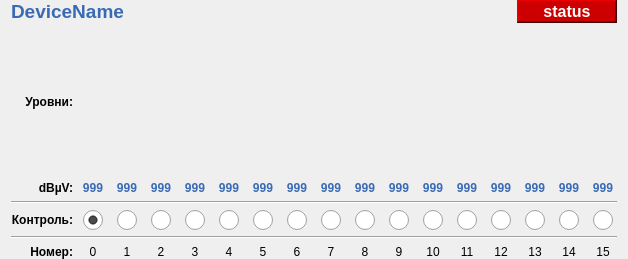
<?xml version="1.0" encoding="UTF-8"?>
<ui version="4.0">
 <class>MiniView</class>
 <widget class="QWidget" name="MiniView">
  <property name="geometry">
   <rect>
    <x>0</x>
    <y>0</y>
    <width>623</width>
    <height>259</height>
   </rect>
  </property>
  <property name="windowTitle">
   <string>Form</string>
  </property>
  <property name="styleSheet">
   <string notr="true">#deviceNameLbl {
	color: #3A6AB4;
	font-weight: 800;
	font-size: 14pt;
}

#deviceStatus {
	color: white;
	font-weight: 800;
	font-size: 12pt;
	background-color: #CC0000;
}

#dbmv_0,
#dbmv_1,
#dbmv_2, 
#dbmv_3,
#dbmv_4,
#dbmv_5,
#dbmv_6,
#dbmv_7,
#dbmv_8,
#dbmv_9,
#dbmv_10,
#dbmv_11,
#dbmv_12,
#dbmv_13,
#dbmv_14,
#dbmv_15 {
    color: #3A6AB4;
    font-weight: 900;
}

#levelsHeader, #dbmvHeader, #controlsHeader, #numbersHeader {
	font-weight: 900;
}
QRadioButton {
	spacing: 0;
}

QRadioButton::indicator
{
    width: 20px;
    height: 20px;
}

QRadioButton::indicator:disabled
{
    image: url(:/img/radio/disabled.png);
}

QRadioButton::indicator:unchecked:enabled
{
    image: url(:img/radio/unchecked.png);
}

QRadioButton::indicator:checked:enabled
{
    image: url(:/img/radio/checked.png);
}
</string>
  </property>
  <layout class="QVBoxLayout" name="verticalLayout_3">
   <property name="topMargin">
    <number>0</number>
   </property>
   <property name="bottomMargin">
    <number>0</number>
   </property>
   <item>
    <layout class="QHBoxLayout" name="horizontalLayout_3">
     <item>
      <widget class="QLabel" name="deviceNameLbl">
       <property name="styleSheet">
        <string notr="true"/>
       </property>
       <property name="text">
        <string notr="true">DeviceName</string>
       </property>
      </widget>
     </item>
     <item>
      <widget class="QLabel" name="deviceStatus">
       <property name="sizePolicy">
        <sizepolicy hsizetype="Fixed" vsizetype="Preferred">
         <horstretch>0</horstretch>
         <verstretch>0</verstretch>
        </sizepolicy>
       </property>
       <property name="minimumSize">
        <size>
         <width>100</width>
         <height>0</height>
        </size>
       </property>
       <property name="frameShape">
        <enum>QFrame::WinPanel</enum>
       </property>
       <property name="frameShadow">
        <enum>QFrame::Raised</enum>
       </property>
       <property name="lineWidth">
        <number>5</number>
       </property>
       <property name="text">
        <string notr="true">status</string>
       </property>
       <property name="alignment">
        <set>Qt::AlignCenter</set>
       </property>
       <property name="margin">
        <number>5</number>
       </property>
      </widget>
     </item>
    </layout>
   </item>
   <item>
    <layout class="QGridLayout" name="gridLayout_3">
     <property name="spacing">
      <number>6</number>
     </property>
     <item row="3" column="10" alignment="Qt::AlignHCenter">
      <widget class="QRadioButton" name="control_9">
       <property name="sizePolicy">
        <sizepolicy hsizetype="Minimum" vsizetype="Minimum">
         <horstretch>0</horstretch>
         <verstretch>0</verstretch>
        </sizepolicy>
       </property>
       <property name="minimumSize">
        <size>
         <width>0</width>
         <height>0</height>
        </size>
       </property>
       <property name="cursor">
        <cursorShape>PointingHandCursor</cursorShape>
       </property>
       <property name="text">
        <string/>
       </property>
      </widget>
     </item>
     <item row="3" column="9" alignment="Qt::AlignHCenter">
      <widget class="QRadioButton" name="control_8">
       <property name="sizePolicy">
        <sizepolicy hsizetype="Minimum" vsizetype="Minimum">
         <horstretch>0</horstretch>
         <verstretch>0</verstretch>
        </sizepolicy>
       </property>
       <property name="minimumSize">
        <size>
         <width>0</width>
         <height>0</height>
        </size>
       </property>
       <property name="cursor">
        <cursorShape>PointingHandCursor</cursorShape>
       </property>
       <property name="text">
        <string/>
       </property>
      </widget>
     </item>
     <item row="5" column="11">
      <widget class="QLabel" name="label_45">
       <property name="text">
        <string notr="true">10</string>
       </property>
       <property name="textFormat">
        <enum>Qt::PlainText</enum>
       </property>
       <property name="alignment">
        <set>Qt::AlignCenter</set>
       </property>
      </widget>
     </item>
     <item row="3" column="7" alignment="Qt::AlignHCenter">
      <widget class="QRadioButton" name="control_6">
       <property name="sizePolicy">
        <sizepolicy hsizetype="Minimum" vsizetype="Minimum">
         <horstretch>0</horstretch>
         <verstretch>0</verstretch>
        </sizepolicy>
       </property>
       <property name="minimumSize">
        <size>
         <width>0</width>
         <height>0</height>
        </size>
       </property>
       <property name="cursor">
        <cursorShape>PointingHandCursor</cursorShape>
       </property>
       <property name="text">
        <string/>
       </property>
      </widget>
     </item>
     <item row="2" column="0" colspan="17">
      <widget class="Line" name="line_5">
       <property name="orientation">
        <enum>Qt::Horizontal</enum>
       </property>
      </widget>
     </item>
     <item row="3" column="1" alignment="Qt::AlignHCenter">
      <widget class="QRadioButton" name="control_0">
       <property name="sizePolicy">
        <sizepolicy hsizetype="Minimum" vsizetype="Minimum">
         <horstretch>0</horstretch>
         <verstretch>0</verstretch>
        </sizepolicy>
       </property>
       <property name="minimumSize">
        <size>
         <width>0</width>
         <height>0</height>
        </size>
       </property>
       <property name="cursor">
        <cursorShape>PointingHandCursor</cursorShape>
       </property>
       <property name="text">
        <string/>
       </property>
       <property name="checked">
        <bool>true</bool>
       </property>
      </widget>
     </item>
     <item row="3" column="8" alignment="Qt::AlignHCenter">
      <widget class="QRadioButton" name="control_7">
       <property name="sizePolicy">
        <sizepolicy hsizetype="Minimum" vsizetype="Minimum">
         <horstretch>0</horstretch>
         <verstretch>0</verstretch>
        </sizepolicy>
       </property>
       <property name="minimumSize">
        <size>
         <width>0</width>
         <height>0</height>
        </size>
       </property>
       <property name="cursor">
        <cursorShape>PointingHandCursor</cursorShape>
       </property>
       <property name="text">
        <string/>
       </property>
      </widget>
     </item>
     <item row="3" column="2" alignment="Qt::AlignHCenter">
      <widget class="QRadioButton" name="control_1">
       <property name="sizePolicy">
        <sizepolicy hsizetype="Minimum" vsizetype="Minimum">
         <horstretch>0</horstretch>
         <verstretch>0</verstretch>
        </sizepolicy>
       </property>
       <property name="minimumSize">
        <size>
         <width>0</width>
         <height>0</height>
        </size>
       </property>
       <property name="cursor">
        <cursorShape>PointingHandCursor</cursorShape>
       </property>
       <property name="text">
        <string/>
       </property>
      </widget>
     </item>
     <item row="5" column="1">
      <widget class="QLabel" name="label_46">
       <property name="text">
        <string notr="true">0</string>
       </property>
       <property name="textFormat">
        <enum>Qt::PlainText</enum>
       </property>
       <property name="alignment">
        <set>Qt::AlignCenter</set>
       </property>
      </widget>
     </item>
     <item row="4" column="0" colspan="17">
      <widget class="Line" name="line_6">
       <property name="orientation">
        <enum>Qt::Horizontal</enum>
       </property>
      </widget>
     </item>
     <item row="3" column="12" alignment="Qt::AlignHCenter">
      <widget class="QRadioButton" name="control_11">
       <property name="sizePolicy">
        <sizepolicy hsizetype="Minimum" vsizetype="Minimum">
         <horstretch>0</horstretch>
         <verstretch>0</verstretch>
        </sizepolicy>
       </property>
       <property name="minimumSize">
        <size>
         <width>0</width>
         <height>0</height>
        </size>
       </property>
       <property name="cursor">
        <cursorShape>PointingHandCursor</cursorShape>
       </property>
       <property name="text">
        <string/>
       </property>
      </widget>
     </item>
     <item row="3" column="15" alignment="Qt::AlignHCenter">
      <widget class="QRadioButton" name="control_14">
       <property name="sizePolicy">
        <sizepolicy hsizetype="Minimum" vsizetype="Minimum">
         <horstretch>0</horstretch>
         <verstretch>0</verstretch>
        </sizepolicy>
       </property>
       <property name="minimumSize">
        <size>
         <width>0</width>
         <height>0</height>
        </size>
       </property>
       <property name="cursor">
        <cursorShape>PointingHandCursor</cursorShape>
       </property>
       <property name="text">
        <string/>
       </property>
      </widget>
     </item>
     <item row="3" column="16" alignment="Qt::AlignHCenter">
      <widget class="QRadioButton" name="control_15">
       <property name="sizePolicy">
        <sizepolicy hsizetype="Minimum" vsizetype="Minimum">
         <horstretch>0</horstretch>
         <verstretch>0</verstretch>
        </sizepolicy>
       </property>
       <property name="minimumSize">
        <size>
         <width>0</width>
         <height>0</height>
        </size>
       </property>
       <property name="cursor">
        <cursorShape>PointingHandCursor</cursorShape>
       </property>
       <property name="text">
        <string/>
       </property>
      </widget>
     </item>
     <item row="3" column="14" alignment="Qt::AlignHCenter">
      <widget class="QRadioButton" name="control_13">
       <property name="sizePolicy">
        <sizepolicy hsizetype="Minimum" vsizetype="Minimum">
         <horstretch>0</horstretch>
         <verstretch>0</verstretch>
        </sizepolicy>
       </property>
       <property name="minimumSize">
        <size>
         <width>0</width>
         <height>0</height>
        </size>
       </property>
       <property name="cursor">
        <cursorShape>PointingHandCursor</cursorShape>
       </property>
       <property name="text">
        <string/>
       </property>
      </widget>
     </item>
     <item row="0" column="10">
      <widget class="Scale" name="scale_9" native="true">
       <property name="sizePolicy">
        <sizepolicy hsizetype="Expanding" vsizetype="Expanding">
         <horstretch>0</horstretch>
         <verstretch>0</verstretch>
        </sizepolicy>
       </property>
      </widget>
     </item>
     <item row="0" column="14">
      <widget class="Scale" name="scale_13" native="true">
       <property name="sizePolicy">
        <sizepolicy hsizetype="Expanding" vsizetype="Expanding">
         <horstretch>0</horstretch>
         <verstretch>0</verstretch>
        </sizepolicy>
       </property>
      </widget>
     </item>
     <item row="0" column="12">
      <widget class="Scale" name="scale_11" native="true">
       <property name="sizePolicy">
        <sizepolicy hsizetype="Expanding" vsizetype="Expanding">
         <horstretch>0</horstretch>
         <verstretch>0</verstretch>
        </sizepolicy>
       </property>
      </widget>
     </item>
     <item row="0" column="11">
      <widget class="Scale" name="scale_10" native="true">
       <property name="sizePolicy">
        <sizepolicy hsizetype="Expanding" vsizetype="Expanding">
         <horstretch>0</horstretch>
         <verstretch>0</verstretch>
        </sizepolicy>
       </property>
      </widget>
     </item>
     <item row="3" column="13" alignment="Qt::AlignHCenter">
      <widget class="QRadioButton" name="control_12">
       <property name="sizePolicy">
        <sizepolicy hsizetype="Minimum" vsizetype="Minimum">
         <horstretch>0</horstretch>
         <verstretch>0</verstretch>
        </sizepolicy>
       </property>
       <property name="minimumSize">
        <size>
         <width>0</width>
         <height>0</height>
        </size>
       </property>
       <property name="cursor">
        <cursorShape>PointingHandCursor</cursorShape>
       </property>
       <property name="text">
        <string/>
       </property>
      </widget>
     </item>
     <item row="0" column="9">
      <widget class="Scale" name="scale_8" native="true">
       <property name="sizePolicy">
        <sizepolicy hsizetype="Expanding" vsizetype="Expanding">
         <horstretch>0</horstretch>
         <verstretch>0</verstretch>
        </sizepolicy>
       </property>
      </widget>
     </item>
     <item row="0" column="15">
      <widget class="Scale" name="scale_14" native="true">
       <property name="sizePolicy">
        <sizepolicy hsizetype="Expanding" vsizetype="Expanding">
         <horstretch>0</horstretch>
         <verstretch>0</verstretch>
        </sizepolicy>
       </property>
      </widget>
     </item>
     <item row="0" column="3">
      <widget class="Scale" name="scale_2" native="true">
       <property name="sizePolicy">
        <sizepolicy hsizetype="Expanding" vsizetype="Expanding">
         <horstretch>0</horstretch>
         <verstretch>0</verstretch>
        </sizepolicy>
       </property>
      </widget>
     </item>
     <item row="0" column="13">
      <widget class="Scale" name="scale_12" native="true">
       <property name="sizePolicy">
        <sizepolicy hsizetype="Expanding" vsizetype="Expanding">
         <horstretch>0</horstretch>
         <verstretch>0</verstretch>
        </sizepolicy>
       </property>
      </widget>
     </item>
     <item row="0" column="8">
      <widget class="Scale" name="scale_7" native="true">
       <property name="sizePolicy">
        <sizepolicy hsizetype="Expanding" vsizetype="Expanding">
         <horstretch>0</horstretch>
         <verstretch>0</verstretch>
        </sizepolicy>
       </property>
      </widget>
     </item>
     <item row="0" column="5">
      <widget class="Scale" name="scale_4" native="true">
       <property name="sizePolicy">
        <sizepolicy hsizetype="Expanding" vsizetype="Expanding">
         <horstretch>0</horstretch>
         <verstretch>0</verstretch>
        </sizepolicy>
       </property>
      </widget>
     </item>
     <item row="0" column="7">
      <widget class="Scale" name="scale_6" native="true">
       <property name="sizePolicy">
        <sizepolicy hsizetype="Expanding" vsizetype="Expanding">
         <horstretch>0</horstretch>
         <verstretch>0</verstretch>
        </sizepolicy>
       </property>
      </widget>
     </item>
     <item row="0" column="2">
      <widget class="Scale" name="scale_1" native="true">
       <property name="sizePolicy">
        <sizepolicy hsizetype="Expanding" vsizetype="Expanding">
         <horstretch>0</horstretch>
         <verstretch>0</verstretch>
        </sizepolicy>
       </property>
      </widget>
     </item>
     <item row="0" column="16">
      <widget class="Scale" name="scale_15" native="true">
       <property name="sizePolicy">
        <sizepolicy hsizetype="Expanding" vsizetype="Expanding">
         <horstretch>0</horstretch>
         <verstretch>0</verstretch>
        </sizepolicy>
       </property>
      </widget>
     </item>
     <item row="0" column="4">
      <widget class="Scale" name="scale_3" native="true">
       <property name="sizePolicy">
        <sizepolicy hsizetype="Expanding" vsizetype="Expanding">
         <horstretch>0</horstretch>
         <verstretch>0</verstretch>
        </sizepolicy>
       </property>
      </widget>
     </item>
     <item row="0" column="6">
      <widget class="Scale" name="scale_5" native="true">
       <property name="sizePolicy">
        <sizepolicy hsizetype="Expanding" vsizetype="Expanding">
         <horstretch>0</horstretch>
         <verstretch>0</verstretch>
        </sizepolicy>
       </property>
      </widget>
     </item>
     <item row="5" column="0">
      <widget class="QLabel" name="numbersHeader">
       <property name="text">
        <string>Номер:</string>
       </property>
       <property name="textFormat">
        <enum>Qt::PlainText</enum>
       </property>
       <property name="alignment">
        <set>Qt::AlignRight|Qt::AlignTrailing|Qt::AlignVCenter</set>
       </property>
      </widget>
     </item>
     <item row="5" column="14">
      <widget class="QLabel" name="label_48">
       <property name="text">
        <string notr="true">13</string>
       </property>
       <property name="textFormat">
        <enum>Qt::PlainText</enum>
       </property>
       <property name="alignment">
        <set>Qt::AlignCenter</set>
       </property>
      </widget>
     </item>
     <item row="5" column="4">
      <widget class="QLabel" name="label_49">
       <property name="text">
        <string notr="true">3</string>
       </property>
       <property name="textFormat">
        <enum>Qt::PlainText</enum>
       </property>
       <property name="alignment">
        <set>Qt::AlignCenter</set>
       </property>
      </widget>
     </item>
     <item row="5" column="13">
      <widget class="QLabel" name="label_50">
       <property name="text">
        <string notr="true">12</string>
       </property>
       <property name="textFormat">
        <enum>Qt::PlainText</enum>
       </property>
       <property name="alignment">
        <set>Qt::AlignCenter</set>
       </property>
      </widget>
     </item>
     <item row="5" column="10">
      <widget class="QLabel" name="label_51">
       <property name="text">
        <string notr="true">9</string>
       </property>
       <property name="textFormat">
        <enum>Qt::PlainText</enum>
       </property>
       <property name="alignment">
        <set>Qt::AlignCenter</set>
       </property>
      </widget>
     </item>
     <item row="5" column="3">
      <widget class="QLabel" name="label_52">
       <property name="text">
        <string notr="true">2</string>
       </property>
       <property name="textFormat">
        <enum>Qt::PlainText</enum>
       </property>
       <property name="alignment">
        <set>Qt::AlignCenter</set>
       </property>
      </widget>
     </item>
     <item row="3" column="0">
      <widget class="QLabel" name="controlsHeader">
       <property name="text">
        <string>Контроль:</string>
       </property>
       <property name="textFormat">
        <enum>Qt::PlainText</enum>
       </property>
       <property name="alignment">
        <set>Qt::AlignRight|Qt::AlignTrailing|Qt::AlignVCenter</set>
       </property>
      </widget>
     </item>
     <item row="3" column="6" alignment="Qt::AlignHCenter">
      <widget class="QRadioButton" name="control_5">
       <property name="sizePolicy">
        <sizepolicy hsizetype="Minimum" vsizetype="Minimum">
         <horstretch>0</horstretch>
         <verstretch>0</verstretch>
        </sizepolicy>
       </property>
       <property name="minimumSize">
        <size>
         <width>0</width>
         <height>0</height>
        </size>
       </property>
       <property name="cursor">
        <cursorShape>PointingHandCursor</cursorShape>
       </property>
       <property name="text">
        <string/>
       </property>
      </widget>
     </item>
     <item row="3" column="4" alignment="Qt::AlignHCenter">
      <widget class="QRadioButton" name="control_3">
       <property name="sizePolicy">
        <sizepolicy hsizetype="Minimum" vsizetype="Minimum">
         <horstretch>0</horstretch>
         <verstretch>0</verstretch>
        </sizepolicy>
       </property>
       <property name="minimumSize">
        <size>
         <width>0</width>
         <height>0</height>
        </size>
       </property>
       <property name="cursor">
        <cursorShape>PointingHandCursor</cursorShape>
       </property>
       <property name="text">
        <string/>
       </property>
      </widget>
     </item>
     <item row="3" column="3" alignment="Qt::AlignHCenter">
      <widget class="QRadioButton" name="control_2">
       <property name="sizePolicy">
        <sizepolicy hsizetype="Minimum" vsizetype="Minimum">
         <horstretch>0</horstretch>
         <verstretch>0</verstretch>
        </sizepolicy>
       </property>
       <property name="minimumSize">
        <size>
         <width>0</width>
         <height>0</height>
        </size>
       </property>
       <property name="cursor">
        <cursorShape>PointingHandCursor</cursorShape>
       </property>
       <property name="text">
        <string/>
       </property>
      </widget>
     </item>
     <item row="5" column="12">
      <widget class="QLabel" name="label_54">
       <property name="text">
        <string notr="true">11</string>
       </property>
       <property name="textFormat">
        <enum>Qt::PlainText</enum>
       </property>
       <property name="alignment">
        <set>Qt::AlignCenter</set>
       </property>
      </widget>
     </item>
     <item row="0" column="0">
      <widget class="QLabel" name="levelsHeader">
       <property name="text">
        <string>Уровни:</string>
       </property>
       <property name="textFormat">
        <enum>Qt::PlainText</enum>
       </property>
       <property name="alignment">
        <set>Qt::AlignRight|Qt::AlignTrailing|Qt::AlignVCenter</set>
       </property>
      </widget>
     </item>
     <item row="5" column="9">
      <widget class="QLabel" name="label_56">
       <property name="text">
        <string notr="true">8</string>
       </property>
       <property name="textFormat">
        <enum>Qt::PlainText</enum>
       </property>
       <property name="alignment">
        <set>Qt::AlignCenter</set>
       </property>
      </widget>
     </item>
     <item row="3" column="5" alignment="Qt::AlignHCenter">
      <widget class="QRadioButton" name="control_4">
       <property name="sizePolicy">
        <sizepolicy hsizetype="Minimum" vsizetype="Minimum">
         <horstretch>0</horstretch>
         <verstretch>0</verstretch>
        </sizepolicy>
       </property>
       <property name="minimumSize">
        <size>
         <width>0</width>
         <height>0</height>
        </size>
       </property>
       <property name="cursor">
        <cursorShape>PointingHandCursor</cursorShape>
       </property>
       <property name="text">
        <string/>
       </property>
      </widget>
     </item>
     <item row="5" column="15">
      <widget class="QLabel" name="label_57">
       <property name="text">
        <string notr="true">14</string>
       </property>
       <property name="textFormat">
        <enum>Qt::PlainText</enum>
       </property>
       <property name="alignment">
        <set>Qt::AlignCenter</set>
       </property>
      </widget>
     </item>
     <item row="5" column="5">
      <widget class="QLabel" name="label_58">
       <property name="text">
        <string notr="true">4</string>
       </property>
       <property name="textFormat">
        <enum>Qt::PlainText</enum>
       </property>
       <property name="alignment">
        <set>Qt::AlignCenter</set>
       </property>
      </widget>
     </item>
     <item row="5" column="7">
      <widget class="QLabel" name="label_59">
       <property name="text">
        <string notr="true">6</string>
       </property>
       <property name="textFormat">
        <enum>Qt::PlainText</enum>
       </property>
       <property name="alignment">
        <set>Qt::AlignCenter</set>
       </property>
      </widget>
     </item>
     <item row="5" column="6">
      <widget class="QLabel" name="label_60">
       <property name="text">
        <string notr="true">5</string>
       </property>
       <property name="textFormat">
        <enum>Qt::PlainText</enum>
       </property>
       <property name="alignment">
        <set>Qt::AlignCenter</set>
       </property>
      </widget>
     </item>
     <item row="5" column="8">
      <widget class="QLabel" name="label_61">
       <property name="text">
        <string notr="true">7</string>
       </property>
       <property name="textFormat">
        <enum>Qt::PlainText</enum>
       </property>
       <property name="alignment">
        <set>Qt::AlignCenter</set>
       </property>
      </widget>
     </item>
     <item row="5" column="16">
      <widget class="QLabel" name="label_62">
       <property name="text">
        <string notr="true">15</string>
       </property>
       <property name="textFormat">
        <enum>Qt::PlainText</enum>
       </property>
       <property name="alignment">
        <set>Qt::AlignCenter</set>
       </property>
      </widget>
     </item>
     <item row="5" column="2">
      <widget class="QLabel" name="label_63">
       <property name="text">
        <string notr="true">1</string>
       </property>
       <property name="textFormat">
        <enum>Qt::PlainText</enum>
       </property>
       <property name="alignment">
        <set>Qt::AlignCenter</set>
       </property>
      </widget>
     </item>
     <item row="3" column="11" alignment="Qt::AlignHCenter">
      <widget class="QRadioButton" name="control_10">
       <property name="sizePolicy">
        <sizepolicy hsizetype="Minimum" vsizetype="Minimum">
         <horstretch>0</horstretch>
         <verstretch>0</verstretch>
        </sizepolicy>
       </property>
       <property name="minimumSize">
        <size>
         <width>0</width>
         <height>0</height>
        </size>
       </property>
       <property name="cursor">
        <cursorShape>PointingHandCursor</cursorShape>
       </property>
       <property name="text">
        <string/>
       </property>
      </widget>
     </item>
     <item row="0" column="1">
      <widget class="Scale" name="scale_0" native="true">
       <property name="sizePolicy">
        <sizepolicy hsizetype="Expanding" vsizetype="Expanding">
         <horstretch>0</horstretch>
         <verstretch>0</verstretch>
        </sizepolicy>
       </property>
      </widget>
     </item>
     <item row="1" column="0">
      <widget class="QLabel" name="dbmvHeader">
       <property name="text">
        <string>dBµV:</string>
       </property>
       <property name="alignment">
        <set>Qt::AlignRight|Qt::AlignTrailing|Qt::AlignVCenter</set>
       </property>
      </widget>
     </item>
     <item row="1" column="1">
      <widget class="QLabel" name="dbmv_0">
       <property name="minimumSize">
        <size>
         <width>28</width>
         <height>0</height>
        </size>
       </property>
       <property name="text">
        <string notr="true">999</string>
       </property>
       <property name="textFormat">
        <enum>Qt::PlainText</enum>
       </property>
       <property name="alignment">
        <set>Qt::AlignCenter</set>
       </property>
      </widget>
     </item>
     <item row="1" column="2">
      <widget class="QLabel" name="dbmv_1">
       <property name="minimumSize">
        <size>
         <width>28</width>
         <height>0</height>
        </size>
       </property>
       <property name="text">
        <string notr="true">999</string>
       </property>
       <property name="textFormat">
        <enum>Qt::PlainText</enum>
       </property>
       <property name="alignment">
        <set>Qt::AlignCenter</set>
       </property>
      </widget>
     </item>
     <item row="1" column="3">
      <widget class="QLabel" name="dbmv_2">
       <property name="minimumSize">
        <size>
         <width>28</width>
         <height>0</height>
        </size>
       </property>
       <property name="text">
        <string notr="true">999</string>
       </property>
       <property name="textFormat">
        <enum>Qt::PlainText</enum>
       </property>
       <property name="alignment">
        <set>Qt::AlignCenter</set>
       </property>
      </widget>
     </item>
     <item row="1" column="4">
      <widget class="QLabel" name="dbmv_3">
       <property name="minimumSize">
        <size>
         <width>28</width>
         <height>0</height>
        </size>
       </property>
       <property name="text">
        <string notr="true">999</string>
       </property>
       <property name="textFormat">
        <enum>Qt::PlainText</enum>
       </property>
       <property name="alignment">
        <set>Qt::AlignCenter</set>
       </property>
      </widget>
     </item>
     <item row="1" column="5">
      <widget class="QLabel" name="dbmv_4">
       <property name="minimumSize">
        <size>
         <width>28</width>
         <height>0</height>
        </size>
       </property>
       <property name="text">
        <string notr="true">999</string>
       </property>
       <property name="textFormat">
        <enum>Qt::PlainText</enum>
       </property>
       <property name="alignment">
        <set>Qt::AlignCenter</set>
       </property>
      </widget>
     </item>
     <item row="1" column="6">
      <widget class="QLabel" name="dbmv_5">
       <property name="minimumSize">
        <size>
         <width>28</width>
         <height>0</height>
        </size>
       </property>
       <property name="text">
        <string notr="true">999</string>
       </property>
       <property name="textFormat">
        <enum>Qt::PlainText</enum>
       </property>
       <property name="alignment">
        <set>Qt::AlignCenter</set>
       </property>
      </widget>
     </item>
     <item row="1" column="7">
      <widget class="QLabel" name="dbmv_6">
       <property name="minimumSize">
        <size>
         <width>28</width>
         <height>0</height>
        </size>
       </property>
       <property name="text">
        <string notr="true">999</string>
       </property>
       <property name="textFormat">
        <enum>Qt::PlainText</enum>
       </property>
       <property name="alignment">
        <set>Qt::AlignCenter</set>
       </property>
      </widget>
     </item>
     <item row="1" column="8">
      <widget class="QLabel" name="dbmv_7">
       <property name="minimumSize">
        <size>
         <width>28</width>
         <height>0</height>
        </size>
       </property>
       <property name="text">
        <string notr="true">999</string>
       </property>
       <property name="textFormat">
        <enum>Qt::PlainText</enum>
       </property>
       <property name="alignment">
        <set>Qt::AlignCenter</set>
       </property>
      </widget>
     </item>
     <item row="1" column="9">
      <widget class="QLabel" name="dbmv_8">
       <property name="minimumSize">
        <size>
         <width>28</width>
         <height>0</height>
        </size>
       </property>
       <property name="text">
        <string notr="true">999</string>
       </property>
       <property name="textFormat">
        <enum>Qt::PlainText</enum>
       </property>
       <property name="alignment">
        <set>Qt::AlignCenter</set>
       </property>
      </widget>
     </item>
     <item row="1" column="10">
      <widget class="QLabel" name="dbmv_9">
       <property name="minimumSize">
        <size>
         <width>28</width>
         <height>0</height>
        </size>
       </property>
       <property name="text">
        <string notr="true">999</string>
       </property>
       <property name="textFormat">
        <enum>Qt::PlainText</enum>
       </property>
       <property name="alignment">
        <set>Qt::AlignCenter</set>
       </property>
      </widget>
     </item>
     <item row="1" column="11">
      <widget class="QLabel" name="dbmv_10">
       <property name="minimumSize">
        <size>
         <width>28</width>
         <height>0</height>
        </size>
       </property>
       <property name="text">
        <string notr="true">999</string>
       </property>
       <property name="textFormat">
        <enum>Qt::PlainText</enum>
       </property>
       <property name="alignment">
        <set>Qt::AlignCenter</set>
       </property>
      </widget>
     </item>
     <item row="1" column="12">
      <widget class="QLabel" name="dbmv_11">
       <property name="minimumSize">
        <size>
         <width>28</width>
         <height>0</height>
        </size>
       </property>
       <property name="text">
        <string notr="true">999</string>
       </property>
       <property name="textFormat">
        <enum>Qt::PlainText</enum>
       </property>
       <property name="alignment">
        <set>Qt::AlignCenter</set>
       </property>
      </widget>
     </item>
     <item row="1" column="13">
      <widget class="QLabel" name="dbmv_12">
       <property name="minimumSize">
        <size>
         <width>28</width>
         <height>0</height>
        </size>
       </property>
       <property name="text">
        <string notr="true">999</string>
       </property>
       <property name="textFormat">
        <enum>Qt::PlainText</enum>
       </property>
       <property name="alignment">
        <set>Qt::AlignCenter</set>
       </property>
      </widget>
     </item>
     <item row="1" column="14">
      <widget class="QLabel" name="dbmv_13">
       <property name="minimumSize">
        <size>
         <width>28</width>
         <height>0</height>
        </size>
       </property>
       <property name="text">
        <string notr="true">999</string>
       </property>
       <property name="textFormat">
        <enum>Qt::PlainText</enum>
       </property>
       <property name="alignment">
        <set>Qt::AlignCenter</set>
       </property>
      </widget>
     </item>
     <item row="1" column="15">
      <widget class="QLabel" name="dbmv_14">
       <property name="minimumSize">
        <size>
         <width>28</width>
         <height>0</height>
        </size>
       </property>
       <property name="text">
        <string notr="true">999</string>
       </property>
       <property name="textFormat">
        <enum>Qt::PlainText</enum>
       </property>
       <property name="alignment">
        <set>Qt::AlignCenter</set>
       </property>
      </widget>
     </item>
     <item row="1" column="16">
      <widget class="QLabel" name="dbmv_15">
       <property name="minimumSize">
        <size>
         <width>28</width>
         <height>0</height>
        </size>
       </property>
       <property name="text">
        <string notr="true">999</string>
       </property>
       <property name="textFormat">
        <enum>Qt::PlainText</enum>
       </property>
       <property name="alignment">
        <set>Qt::AlignCenter</set>
       </property>
      </widget>
     </item>
    </layout>
   </item>
  </layout>
 </widget>
 <customwidgets>
  <customwidget>
   <class>Scale</class>
   <extends>QWidget</extends>
   <header>Scale.h</header>
   <container>1</container>
  </customwidget>
 </customwidgets>
 <tabstops>
  <tabstop>control_0</tabstop>
  <tabstop>control_1</tabstop>
  <tabstop>control_2</tabstop>
  <tabstop>control_3</tabstop>
  <tabstop>control_4</tabstop>
  <tabstop>control_5</tabstop>
  <tabstop>control_6</tabstop>
  <tabstop>control_7</tabstop>
  <tabstop>control_8</tabstop>
  <tabstop>control_9</tabstop>
  <tabstop>control_10</tabstop>
  <tabstop>control_11</tabstop>
  <tabstop>control_12</tabstop>
  <tabstop>control_13</tabstop>
  <tabstop>control_14</tabstop>
  <tabstop>control_15</tabstop>
 </tabstops>
 <resources/>
 <connections/>
</ui>
